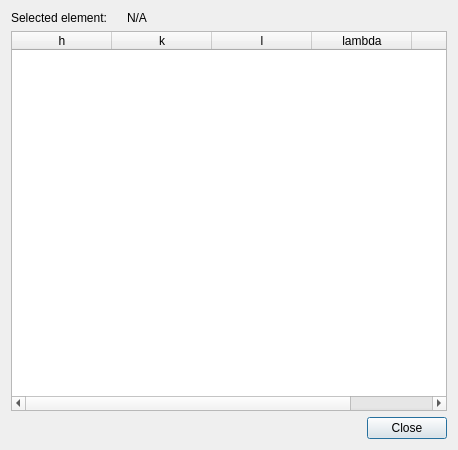
<?xml version="1.0" encoding="UTF-8"?>
<ui version="4.0">
 <class>Dialog</class>
 <widget class="QDialog" name="Dialog">
  <property name="geometry">
   <rect>
    <x>0</x>
    <y>0</y>
    <width>458</width>
    <height>450</height>
   </rect>
  </property>
  <property name="windowTitle">
   <string>Dialog</string>
  </property>
  <layout class="QVBoxLayout" name="verticalLayout">
   <item>
    <layout class="QHBoxLayout" name="horizontalLayout_2">
     <item>
      <widget class="QLabel" name="label">
       <property name="minimumSize">
        <size>
         <width>110</width>
         <height>0</height>
        </size>
       </property>
       <property name="maximumSize">
        <size>
         <width>110</width>
         <height>16777215</height>
        </size>
       </property>
       <property name="text">
        <string>Selected element:</string>
       </property>
      </widget>
     </item>
     <item>
      <widget class="QLabel" name="selected_element_value">
       <property name="text">
        <string>N/A</string>
       </property>
      </widget>
     </item>
    </layout>
   </item>
   <item>
    <widget class="QTableWidget" name="tableWidget">
     <property name="enabled">
      <bool>true</bool>
     </property>
     <property name="alternatingRowColors">
      <bool>true</bool>
     </property>
     <property name="rowCount">
      <number>0</number>
     </property>
     <attribute name="horizontalHeaderStretchLastSection">
      <bool>true</bool>
     </attribute>
     <attribute name="verticalHeaderVisible">
      <bool>false</bool>
     </attribute>
     <column>
      <property name="text">
       <string>h</string>
      </property>
     </column>
     <column>
      <property name="text">
       <string>k</string>
      </property>
     </column>
     <column>
      <property name="text">
       <string>l</string>
      </property>
     </column>
     <column>
      <property name="text">
       <string>lambda</string>
      </property>
     </column>
     <column>
      <property name="text">
       <string>d0</string>
      </property>
     </column>
    </widget>
   </item>
   <item>
    <layout class="QHBoxLayout" name="horizontalLayout">
     <item>
      <spacer name="horizontalSpacer">
       <property name="orientation">
        <enum>Qt::Horizontal</enum>
       </property>
       <property name="sizeHint" stdset="0">
        <size>
         <width>40</width>
         <height>20</height>
        </size>
       </property>
      </spacer>
     </item>
     <item>
      <widget class="QPushButton" name="pushButton">
       <property name="text">
        <string>Close</string>
       </property>
      </widget>
     </item>
    </layout>
   </item>
  </layout>
 </widget>
 <resources/>
 <connections>
  <connection>
   <sender>pushButton</sender>
   <signal>clicked()</signal>
   <receiver>Dialog</receiver>
   <slot>close_clicked()</slot>
   <hints>
    <hint type="sourcelabel">
     <x>412</x>
     <y>418</y>
    </hint>
    <hint type="destinationlabel">
     <x>265</x>
     <y>422</y>
    </hint>
   </hints>
  </connection>
 </connections>
 <slots>
  <slot>close_clicked()</slot>
 </slots>
</ui>
